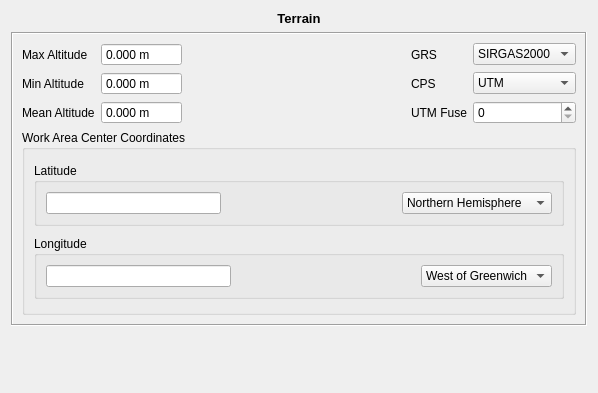
<?xml version="1.0" encoding="UTF-8"?>
<ui version="4.0">
 <class>Terreno</class>
 <widget class="QWidget" name="Terreno">
  <property name="geometry">
   <rect>
    <x>0</x>
    <y>0</y>
    <width>598</width>
    <height>393</height>
   </rect>
  </property>
  <property name="windowTitle">
   <string>Form</string>
  </property>
  <layout class="QVBoxLayout" name="verticalLayout_3">
   <item>
    <widget class="QLabel" name="label_3">
     <property name="text">
      <string>&lt;!DOCTYPE HTML PUBLIC &quot;-//W3C//DTD HTML 4.0//EN&quot; &quot;http://www.w3.org/TR/REC-html40/strict.dtd&quot;&gt;
&lt;html&gt;&lt;head&gt;&lt;meta name=&quot;qrichtext&quot; content=&quot;1&quot; /&gt;&lt;style type=&quot;text/css&quot;&gt;
p, li { white-space: pre-wrap; }
&lt;/style&gt;&lt;/head&gt;&lt;body style=&quot; font-family:'Sans'; font-size:10pt; font-weight:400; font-style:normal;&quot;&gt;
&lt;p style=&quot; margin-top:0px; margin-bottom:0px; margin-left:0px; margin-right:0px; -qt-block-indent:0; text-indent:0px;&quot;&gt;&lt;span style=&quot; font-weight:600;&quot;&gt;Terrain&lt;/span&gt;&lt;/p&gt;&lt;/body&gt;&lt;/html&gt;</string>
     </property>
     <property name="alignment">
      <set>Qt::AlignCenter</set>
     </property>
    </widget>
   </item>
   <item>
    <widget class="QFrame" name="frame">
     <property name="frameShape">
      <enum>QFrame::Box</enum>
     </property>
     <property name="frameShadow">
      <enum>QFrame::Sunken</enum>
     </property>
     <layout class="QVBoxLayout" name="verticalLayout">
      <item>
       <layout class="QGridLayout" name="gridLayout">
        <item row="0" column="3">
         <widget class="QLabel" name="label">
          <property name="minimumSize">
           <size>
            <width>0</width>
            <height>0</height>
           </size>
          </property>
          <property name="text">
           <string>GRS</string>
          </property>
         </widget>
        </item>
        <item row="0" column="4">
         <widget class="QComboBox" name="grsComboBox">
          <item>
           <property name="text">
            <string>SIRGAS2000</string>
           </property>
          </item>
          <item>
           <property name="text">
            <string>SAD69</string>
           </property>
          </item>
          <item>
           <property name="text">
            <string>WGS84</string>
           </property>
          </item>
         </widget>
        </item>
        <item row="1" column="4">
         <widget class="QComboBox" name="cpsComboBox">
          <item>
           <property name="text">
            <string>UTM</string>
           </property>
          </item>
         </widget>
        </item>
        <item row="1" column="3">
         <widget class="QLabel" name="label_2">
          <property name="minimumSize">
           <size>
            <width>0</width>
            <height>0</height>
           </size>
          </property>
          <property name="text">
           <string>CPS</string>
          </property>
         </widget>
        </item>
        <item row="1" column="2">
         <spacer name="horizontalSpacer">
          <property name="orientation">
           <enum>Qt::Horizontal</enum>
          </property>
          <property name="sizeHint" stdset="0">
           <size>
            <width>30</width>
            <height>20</height>
           </size>
          </property>
         </spacer>
        </item>
        <item row="2" column="3">
         <widget class="QLabel" name="label_10">
          <property name="text">
           <string>UTM Fuse</string>
          </property>
         </widget>
        </item>
        <item row="2" column="4">
         <widget class="QSpinBox" name="utmFuseSpin">
          <property name="maximum">
           <number>60</number>
          </property>
         </widget>
        </item>
        <item row="2" column="1">
         <widget class="br::uerj::eng::efoto::EfotoDoubleSpinBox" name="meanAltSpinBox">
          <property name="toolTip">
           <string>Mean Altitude Above Sea Level</string>
          </property>
          <property name="buttonSymbols">
           <enum>QAbstractSpinBox::NoButtons</enum>
          </property>
          <property name="accelerated">
           <bool>true</bool>
          </property>
          <property name="prefix">
           <string/>
          </property>
          <property name="suffix">
           <string> m</string>
          </property>
          <property name="decimals">
           <number>3</number>
          </property>
          <property name="minimum">
           <double>-1000.000000000000000</double>
          </property>
          <property name="maximum">
           <double>10000.000000000000000</double>
          </property>
         </widget>
        </item>
        <item row="2" column="0">
         <widget class="QLabel" name="meanAltitudeLabel">
          <property name="minimumSize">
           <size>
            <width>0</width>
            <height>0</height>
           </size>
          </property>
          <property name="text">
           <string>Mean Altitude</string>
          </property>
         </widget>
        </item>
        <item row="0" column="0">
         <widget class="QLabel" name="maxAltitudeLabel">
          <property name="minimumSize">
           <size>
            <width>0</width>
            <height>0</height>
           </size>
          </property>
          <property name="text">
           <string>Max Altitude</string>
          </property>
         </widget>
        </item>
        <item row="0" column="1">
         <widget class="br::uerj::eng::efoto::EfotoDoubleSpinBox" name="maxAltSpinBox">
          <property name="toolTip">
           <string>Max Altitude Above Sea Level</string>
          </property>
          <property name="buttonSymbols">
           <enum>QAbstractSpinBox::NoButtons</enum>
          </property>
          <property name="accelerated">
           <bool>true</bool>
          </property>
          <property name="suffix">
           <string> m</string>
          </property>
          <property name="decimals">
           <number>3</number>
          </property>
          <property name="maximum">
           <double>10000.000000000000000</double>
          </property>
         </widget>
        </item>
        <item row="1" column="1">
         <widget class="br::uerj::eng::efoto::EfotoDoubleSpinBox" name="minAltSpinBox">
          <property name="toolTip">
           <string>Min Altitude Above Sea Level</string>
          </property>
          <property name="buttonSymbols">
           <enum>QAbstractSpinBox::NoButtons</enum>
          </property>
          <property name="accelerated">
           <bool>true</bool>
          </property>
          <property name="prefix">
           <string/>
          </property>
          <property name="suffix">
           <string> m</string>
          </property>
          <property name="decimals">
           <number>3</number>
          </property>
          <property name="minimum">
           <double>-1000.000000000000000</double>
          </property>
          <property name="maximum">
           <double>10000.000000000000000</double>
          </property>
         </widget>
        </item>
        <item row="1" column="0">
         <widget class="QLabel" name="minAltitudeLabel">
          <property name="minimumSize">
           <size>
            <width>0</width>
            <height>0</height>
           </size>
          </property>
          <property name="text">
           <string>Min Altitude</string>
          </property>
         </widget>
        </item>
       </layout>
      </item>
      <item>
       <widget class="QGroupBox" name="groupBox">
        <property name="sizePolicy">
         <sizepolicy hsizetype="Preferred" vsizetype="Preferred">
          <horstretch>0</horstretch>
          <verstretch>0</verstretch>
         </sizepolicy>
        </property>
        <property name="minimumSize">
         <size>
          <width>246</width>
          <height>185</height>
         </size>
        </property>
        <property name="title">
         <string>Work Area Center Coordinates</string>
        </property>
        <layout class="QVBoxLayout" name="verticalLayout_2">
         <item>
          <widget class="QGroupBox" name="groupBox_2">
           <property name="sizePolicy">
            <sizepolicy hsizetype="MinimumExpanding" vsizetype="Fixed">
             <horstretch>0</horstretch>
             <verstretch>0</verstretch>
            </sizepolicy>
           </property>
           <property name="title">
            <string>Latitude</string>
           </property>
           <layout class="QHBoxLayout" name="horizontalLayout_6" stretch="1">
            <item>
             <layout class="QHBoxLayout" name="horizontalLayout">
              <property name="sizeConstraint">
               <enum>QLayout::SetMaximumSize</enum>
              </property>
              <item>
               <widget class="br::uerj::eng::efoto::DmsEdit" name="latDmsEdit">
                <property name="minimumSize">
                 <size>
                  <width>0</width>
                  <height>0</height>
                 </size>
                </property>
                <property name="maximumSize">
                 <size>
                  <width>323</width>
                  <height>16777215</height>
                 </size>
                </property>
               </widget>
              </item>
              <item>
               <spacer name="horizontalSpacer_2">
                <property name="orientation">
                 <enum>Qt::Horizontal</enum>
                </property>
                <property name="sizeHint" stdset="0">
                 <size>
                  <width>40</width>
                  <height>20</height>
                 </size>
                </property>
               </spacer>
              </item>
              <item>
               <widget class="QComboBox" name="latDirCombo">
                <property name="sizePolicy">
                 <sizepolicy hsizetype="Minimum" vsizetype="Fixed">
                  <horstretch>0</horstretch>
                  <verstretch>0</verstretch>
                 </sizepolicy>
                </property>
                <property name="minimumSize">
                 <size>
                  <width>0</width>
                  <height>0</height>
                 </size>
                </property>
                <property name="maximumSize">
                 <size>
                  <width>16777215</width>
                  <height>16777215</height>
                 </size>
                </property>
                <property name="layoutDirection">
                 <enum>Qt::LeftToRight</enum>
                </property>
                <property name="autoFillBackground">
                 <bool>false</bool>
                </property>
                <property name="sizeAdjustPolicy">
                 <enum>QComboBox::AdjustToContents</enum>
                </property>
                <item>
                 <property name="text">
                  <string>Northern Hemisphere</string>
                 </property>
                </item>
                <item>
                 <property name="text">
                  <string>Southern Hemisphere</string>
                 </property>
                </item>
               </widget>
              </item>
             </layout>
            </item>
           </layout>
          </widget>
         </item>
         <item>
          <widget class="QGroupBox" name="groupBox_3">
           <property name="sizePolicy">
            <sizepolicy hsizetype="MinimumExpanding" vsizetype="Fixed">
             <horstretch>0</horstretch>
             <verstretch>0</verstretch>
            </sizepolicy>
           </property>
           <property name="title">
            <string>Longitude</string>
           </property>
           <layout class="QHBoxLayout" name="horizontalLayout_10" stretch="1">
            <item>
             <layout class="QHBoxLayout" name="horizontalLayout_2">
              <item>
               <widget class="br::uerj::eng::efoto::DmsEdit" name="longDmsEdit">
                <property name="maximumSize">
                 <size>
                  <width>323</width>
                  <height>16777215</height>
                 </size>
                </property>
               </widget>
              </item>
              <item>
               <spacer name="horizontalSpacer_3">
                <property name="orientation">
                 <enum>Qt::Horizontal</enum>
                </property>
                <property name="sizeHint" stdset="0">
                 <size>
                  <width>40</width>
                  <height>20</height>
                 </size>
                </property>
               </spacer>
              </item>
              <item>
               <widget class="QComboBox" name="longDirCombo">
                <property name="sizePolicy">
                 <sizepolicy hsizetype="Minimum" vsizetype="Fixed">
                  <horstretch>0</horstretch>
                  <verstretch>0</verstretch>
                 </sizepolicy>
                </property>
                <property name="minimumSize">
                 <size>
                  <width>0</width>
                  <height>0</height>
                 </size>
                </property>
                <property name="maximumSize">
                 <size>
                  <width>16777215</width>
                  <height>16777215</height>
                 </size>
                </property>
                <item>
                 <property name="text">
                  <string>West of Greenwich</string>
                 </property>
                </item>
                <item>
                 <property name="text">
                  <string>East of Greenwich</string>
                 </property>
                </item>
               </widget>
              </item>
             </layout>
            </item>
           </layout>
          </widget>
         </item>
        </layout>
       </widget>
      </item>
     </layout>
    </widget>
   </item>
   <item>
    <spacer name="verticalSpacer">
     <property name="orientation">
      <enum>Qt::Vertical</enum>
     </property>
     <property name="sizeHint" stdset="0">
      <size>
       <width>20</width>
       <height>40</height>
      </size>
     </property>
    </spacer>
   </item>
  </layout>
 </widget>
 <customwidgets>
  <customwidget>
   <class>br::uerj::eng::efoto::EfotoDoubleSpinBox</class>
   <extends>QDoubleSpinBox</extends>
   <header>EfotoDoubleSpinBox.h</header>
  </customwidget>
  <customwidget>
   <class>br::uerj::eng::efoto::DmsEdit</class>
   <extends>QLineEdit</extends>
   <header>DmsEdit.h</header>
  </customwidget>
 </customwidgets>
 <tabstops>
  <tabstop>maxAltSpinBox</tabstop>
  <tabstop>minAltSpinBox</tabstop>
  <tabstop>meanAltSpinBox</tabstop>
  <tabstop>grsComboBox</tabstop>
  <tabstop>cpsComboBox</tabstop>
  <tabstop>utmFuseSpin</tabstop>
  <tabstop>latDirCombo</tabstop>
  <tabstop>longDirCombo</tabstop>
 </tabstops>
 <resources/>
 <connections/>
</ui>
